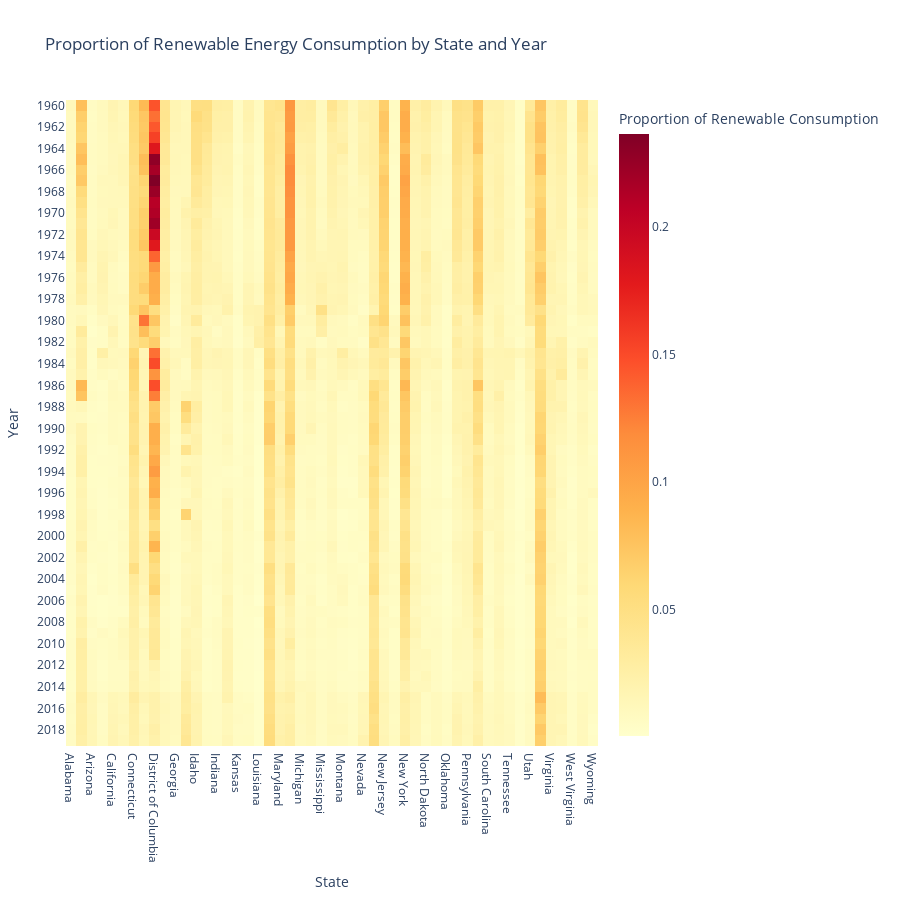

Notebook code for this chart:
### Code cell
import pandas as pd
import plotly.express as px

# Load the dataset
file_path = 'energy.csv'  # Update this path if needed
energy_data = pd.read_csv(file_path)

# List of columns for renewable energy consumption (verified to be correct)
renewable_energy_columns = [
    'Consumption.Commercial.Solar', 
    'Consumption.Commercial.Wind', 
    'Consumption.Commercial.Hydropower', 
    'Consumption.Commercial.Geothermal', 
    'Consumption.Commercial.Wood', 
    'Consumption.Commercial.Coal',
    'Consumption.Commercial.Petroleum',  
]

# List of columns for total energy consumption (verified to be correct)
total_energy_columns = energy_data.filter(regex='Consumption.*').columns

# Calculate the total energy consumption by summing up all the relevant consumption columns
energy_data['Total.Energy.Consumption'] = energy_data[total_energy_columns].sum(axis=1)

# Aggregate renewable energy consumption data
energy_data['Total.Renewable.Consumption'] = energy_data[renewable_energy_columns].sum(axis=1)

# Calculate the proportion of renewable energy consumption
energy_data['Renewable.Energy.Proportion'] = energy_data['Total.Renewable.Consumption'] / energy_data['Total.Energy.Consumption']

# Pivot data for the heatmap using the proportion of renewable energy consumption
heatmap_data = energy_data.pivot_table(index='State', columns='Year', values='Renewable.Energy.Proportion', aggfunc='mean')

# Use Plotly to create an interactive heatmap
fig = px.imshow(
    heatmap_data.T,  # Transpose the data for proper orientation
    labels=dict(x="State", y="Year", color="Proportion of Renewable Consumption"),
    x=heatmap_data.index,
    y=heatmap_data.columns,
    color_continuous_scale='YlOrRd',  # Yellow-Orange-Red color scale
    aspect='auto'  # Ensure aspect ratio is consistent
)

# Update the layout to display all states
fig.update_layout(
    title='Proportion of Renewable Energy Consumption by State and Year',
    xaxis_title='State',
    yaxis_title='Year',
    autosize=True,
    height=900,  # Adjust height to display all states
    margin=dict(l=50, r=50, b=100, t=100),
    yaxis_nticks=len(heatmap_data.columns)  # Ensure every year is labeled
)

# Show the figure
fig.show()

### Figure 1 — Plotly figure (JSON) as saved in the notebook; plotly's stock layout.template omitted (floating-point values rounded to 4 significant figures; data arrays with more than 128 entries replaced by an {"elided": "..."} marker saying what was removed)
{"data": [{"coloraxis": "coloraxis", "hovertemplate": "State: %{x}<br>Year: %{y}<br>Proportion of Renewable Consumption: %{z}<extra></extra>", "name": "0", "type": "heatmap", "x": ["Alabama", "Alaska", "Arizona", "Arkansas", "California", "Colorado", "Connecticut", "Delaware", "District of Columbia", "Florida", "Georgia", "Hawaii", "Idaho", "Illinois", "Indiana", "Iowa", "Kansas", "Kentucky", "Louisiana", "Maine", "Maryland", "Massachusetts", "Michigan", "Minnesota", "Mississippi", "Missouri", "Montana", "Nebraska", "Nevada", "New Hampshire", "New Jersey", "New Mexico", "New York", "North Carolina", "North Dakota", "Ohio", "Oklahoma", "Oregon", "Pennsylvania", "Rhode Island", "South Carolina", "South Dakota", "Tennessee", "Texas", "Utah", "Vermont", "Virginia", "Washington", "West Virginia", "Wisconsin", "Wyoming"], "xaxis": "x", "y": [1960, 1961, 1962, 1963, 1964, 1965, 1966, 1967, 1968, 1969, 1970, 1971, 1972, 1973, 1974, 1975, 1976, 1977, 1978, 1979, 1980, 1981, 1982, 1983, 1984, 1985, 1986, 1987, 1988, 1989, 1990, 1991, 1992, 1993, 1994, 1995, 1996, 1997, 1998, 1999, 2000, 2001, 2002, 2003, 2004, 2005, 2006, 2007, 2008, 2009, 2010, 2011, 2012, 2013, 2014, 2015, 2016, 2017, 2018, 2019], "yaxis": "y", "z": {"elided": "60x51 float values"}}], "layout": {"autosize": true, "coloraxis": {"colorbar": {"title": {"text": "Proportion of Renewable Consumption"}}, "colorscale": [[0, "rgb(255,255,204)"], [0.125, "rgb(255,237,160)"], [0.25, "rgb(254,217,118)"], [0.375, "rgb(254,178,76)"], [0.5, "rgb(253,141,60)"], [0.625, "rgb(252,78,42)"], [0.75, "rgb(227,26,28)"], [0.875, "rgb(189,0,38)"], [1, "rgb(128,0,38)"]]}, "height": 900, "margin": {"b": 100, "l": 50, "r": 50, "t": 100}, "title": {"text": "Proportion of Renewable Energy Consumption by State and Year"}, "xaxis": {"anchor": "y", "domain": [0, 1], "title": {"text": "State"}}, "yaxis": {"anchor": "x", "autorange": "reversed", "domain": [0, 1], "nticks": 60, "title": {"text": "Year"}}}}
